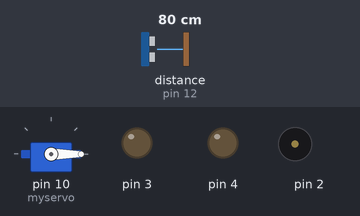
Recording of a sketch running on a simulated Arduino Uno, built with avr-gcc and run on an emulated ATmega328P. Shown: servo, output pins drawn as LEDs (lit = HIGH), buzzer (waves = sounding). Wiring (inferred from the names in the program): ultrasonic range finder: trigger pin 11; echo pin 12. The inputs (shaded band) are chosen by the test bench; at power-on: distance to the obstacle (sensor on pin 12) 80 cm. The echo pulse lasts 58.3 µs per cm; pins used as bus, display or sensor lines are not drawn.

Above: at 0.01 s.
1.3 s: distance to the obstacle (sensor on pin 12) set to 12 cm
4.3 s: distance to the obstacle (sensor on pin 12) set to 9 cm
At 5.81 s:
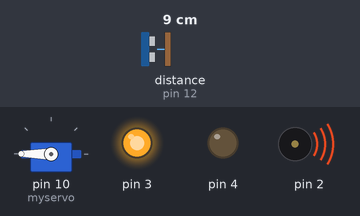
7.3 s: distance to the obstacle (sensor on pin 12) set to 18 cm
At 8.0 s:
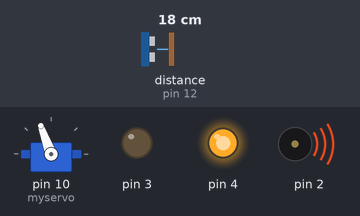
10.3 s: distance to the obstacle (sensor on pin 12) set to 2 cm
At 11.48 s:
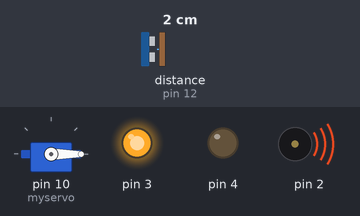
13.3 s: distance to the obstacle (sensor on pin 12) set to 35 cm
At 14.2 s:
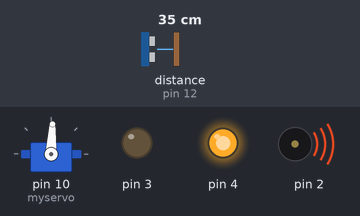
16.3 s: distance to the obstacle (sensor on pin 12) set to 60 cm
Timing chart, 0 to 20.3 s (numbered marks = the images above; inputs shaded):
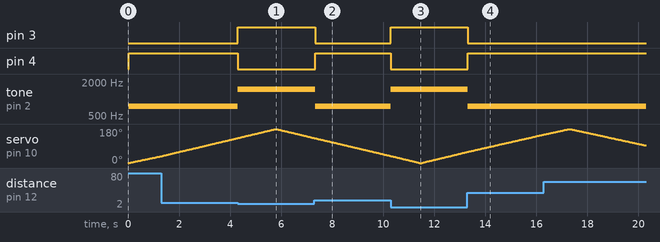

The sketch:

radscan.ino
```cpp
#include<Servo.h>
Servo myservo;
int echo =12;
int trig =11;

long duration;
float distance;
void setup() {
  // put your setup code here, to run once:
pinMode(2, OUTPUT);
myservo.attach(10);
pinMode(3, OUTPUT);
pinMode(4, OUTPUT);
pinMode(echo, INPUT);
pinMode(trig, OUTPUT);
Serial.begin(9600);
}

void loop() {
  // put your main code here, to run repeatedly:
for(int i=0;i<=180;i++){
  myservo.write(i);
  delay(20);
  digitalWrite(trig, LOW);
  delay(10);

  digitalWrite(trig, HIGH);
  delayMicroseconds(10);
  digitalWrite(trig, LOW);

  duration = pulseIn(echo, HIGH);

  distance = duration * 0.017;
  if(distance<10){
    digitalWrite(3, HIGH);
    digitalWrite(4, LOW);
    tone(2, 1500);
  }
  else{
    digitalWrite(3,LOW);
    digitalWrite(4, HIGH);
    tone(2, 750);
  }
}
for(int i=180;i>=0;i--){
  myservo.write(i);
  delay(20);
  digitalWrite(trig, LOW);
  delay(10);

  digitalWrite(trig, HIGH);
  delayMicroseconds(10);
  digitalWrite(trig, LOW);

  duration = pulseIn(echo, HIGH);

  distance = duration * 0.017;

  if(distance<10){
    digitalWrite(3, HIGH);
    digitalWrite(4, LOW);
    tone(2, 1500);
  }
  else{
    digitalWrite(3,LOW);
    digitalWrite(4, HIGH);
    tone(2, 750);
  }
}


}
```

Measured:
- the behaviour switches between 11 and 10 cm on distance to the obstacle (sensor on pin 12) (found by bisection; images 0 and 1)
- after the input at 4.3 s, pin 3: LOW → HIGH at once; pin 4: HIGH → LOW at once; tone on pin 2: 750 Hz → 1500 Hz at once
- after the input at 7.3 s, pin 3: HIGH → LOW at once; pin 4: LOW → HIGH at once; tone on pin 2: 1500 Hz → 750 Hz at once
- after the input at 10.3 s, pin 3: LOW → HIGH at once; pin 4: HIGH → LOW at once; tone on pin 2: 750 Hz → 1500 Hz at once
- after the input at 13.3 s, pin 3: HIGH → LOW at once; pin 4: LOW → HIGH at once; tone on pin 2: 1500 Hz → 750 Hz at once
- by itself, servo on pin 10 (myservo): rises from 151° to 180° in 0.95 s, then falls to 93° in 3.0 s
